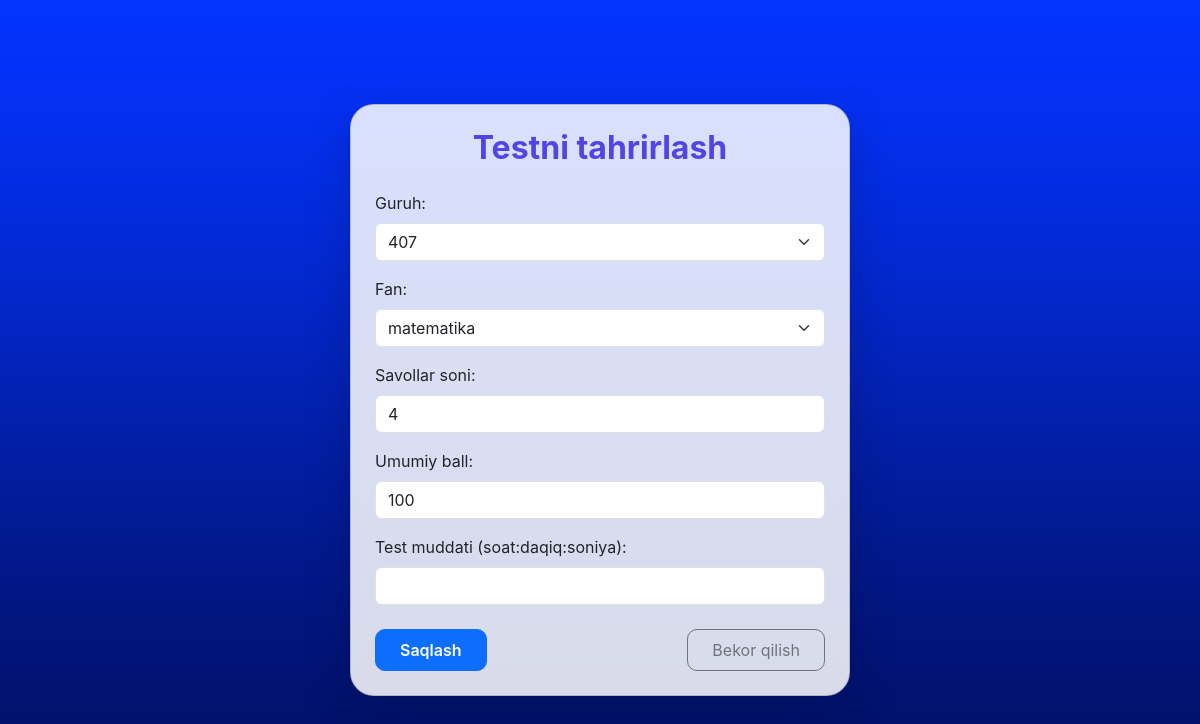
/api/controller-panel/edit-test/10/ (signed in), run on the app's committed database.
### main/models.py (models this page shows, shortened)
class Test(models.Model):
    group = models.ForeignKey('Group', on_delete=models.CASCADE, related_name='tests', verbose_name="Guruh", null=True, blank=True)
    subject = models.ForeignKey('Subject', on_delete=models.CASCADE, related_name='tests', verbose_name="Fan")
    created_by = models.ForeignKey(User, on_delete=models.SET_NULL, null=True, related_name='created_tests', verbose_name="Yaratuvchi (Controller)")
    kafedra = models.ForeignKey('Kafedra', on_delete=models.SET_NULL, null=True, blank=True, related_name='tests', verbose_name='Kafedra')
    bulim = models.ForeignKey('Bulim', on_delete=models.SET_NULL, null=True, blank=True, related_name='tests', verbose_name="Bo'lim")
    question_count = models.PositiveIntegerField(verbose_name="Savollar soni")
    total_score = models.PositiveIntegerField(verbose_name="Umumiy ball")
    duration = models.DurationField(verbose_name="Test muddati")
    minutes = models.PositiveIntegerField(verbose_name="Test vaqti (daqiqa)", default=30)
    active = models.BooleanField(default=True, verbose_name="Faol testmi")
    created_at = models.DateTimeField(auto_now_add=True, verbose_name="Yaratilgan sana")
    start_time = models.DateTimeField(auto_now_add=True, verbose_name="Boshlanish vaqti", blank=True, null=True)
    class Meta:
        verbose_name = "Test"
        verbose_name_plural = "Testlar"

class Group(models.Model):
    faculty = models.ForeignKey(Faculty, on_delete=models.CASCADE, related_name='groups', verbose_name="Fakultet")
    name = models.CharField(max_length=100, verbose_name="Guruh nomi")
    created_at = models.DateTimeField(auto_now_add=True, verbose_name="Yaratilgan sana")
    class Meta:
        verbose_name = "Guruh"
        verbose_name_plural = "Guruhlar"

class Subject(models.Model):
    name = models.CharField(max_length=255, verbose_name="Fan nomi")
    created_at = models.DateTimeField(auto_now_add=True, verbose_name="Yaratilgan sana")
    class Meta:
        verbose_name = "Fan"
        verbose_name_plural = "Fanlar"

### main/views_controller_panel.py (the view, shortened to what this page needs)
@login_required
def edit_test(request, test_id):
    login_redirect = login_check(request)
    if login_redirect:
        return login_redirect
    if not hasattr(request.user, 'role') or request.user.role != 'controller':
        return redirect('/api/login/')
    from main.models import TestQuestion
    test = Test.objects.get(id=test_id, created_by=request.user)
    groups = Group.objects.all()
    kafedralar = Kafedra.objects.all()
    bulimlar = Bulim.objects.all()
    subjects = Subject.objects.all()
    return render(request, 'controller_panel/edit_test.html', {
        'groups': groups,
        'kafedralar': kafedralar,
        'bulimlar': bulimlar,
        'subjects': subjects,
        'test': test
    })

### main/views_controller_panel.py (called while the page is built)
def login_check(request):
    if not request.user.is_authenticated:
        return redirect('/api/login/')
    return None

### main/templates/controller_panel/edit_test.html (shortened to what this page needs)
<!DOCTYPE html>
<html lang="uz">
<head>
    <link rel="stylesheet" href="https://cdn.jsdelivr.net/npm/bootstrap@5.3.3/dist/css/bootstrap.min.css">
</head>
<body style="background: url('/static/main/1.png') no-repeat center center fixed; background-size: cover; min-height: 100vh; font-family: 'Inter', 'Segoe UI', sans-serif;">
<div class="container d-flex align-items-center justify-content-center" style="min-height: 100vh;">
    <div class="card shadow-lg p-4" style="max-width: 500px; width: 100%; border-radius: 24px; background: rgba(255,255,255,0.85); backdrop-filter: blur(12px);">
        <h2 class="mb-4 text-center" style="font-weight:700; color:#4f46e5;">Testni tahrirlash</h2>
        <form method="post">
            {% if test.group %}
            <div class="mb-3">
                <label for="group" class="form-label">Guruh:</label>
                <select name="group" id="group" class="form-select" required>
                    {% for group in groups %}
                        <option value="{{ group.id }}" {% if test.group.id == group.id %}selected{% endif %}>{{ group.name }}</option>
                    {% endfor %}
                </select>
            </div>
            {% endif %}
            <div class="mb-3">
                <label for="subject" class="form-label">Fan:</label>
                <select name="subject" id="subject" class="form-select" required>
                    {% for subject in subjects %}
                        <option value="{{ subject.id }}" {% if test.subject.id == subject.id %}selected{% endif %}>{{ subject.name }}</option>
                    {% endfor %}
                </select>
            </div>
            <div class="mb-3">
                <label for="question_count" class="form-label">Savollar soni:</label>
                <input type="number" name="question_count" id="question_count" class="form-control" value="{{ test.question_count }}" required>
            </div>
            <div class="mb-3">
                <label for="total_score" class="form-label">Umumiy ball:</label>
                <input type="number" name="total_score" id="total_score" class="form-control" value="{{ test.total_score }}" required>
            </div>
            <div class="mb-3">
                <label for="duration" class="form-label">Test muddati (soat:daqiq:soniya):</label>
                <input type="text" name="duration" id="duration" class="form-control" value="{{ test.duration|time:'H:i:s' }}" required>
            </div>
            <div class="d-flex justify-content-between align-items-center mt-4">
                <button type="submit" class="btn btn-primary px-4 py-2" style="font-weight:600; border-radius:10px;">Saqlash</button>
                <a href="/api/controller-panel/dashboard/" class="btn btn-outline-secondary px-4 py-2" style="border-radius:10px;">Bekor qilish</a>
            </div>
        </form>
    </div>
</div>
</body>
</html>

### data on the page
Test: group "407", subject "matematika", question_count "4", total_score "100"
